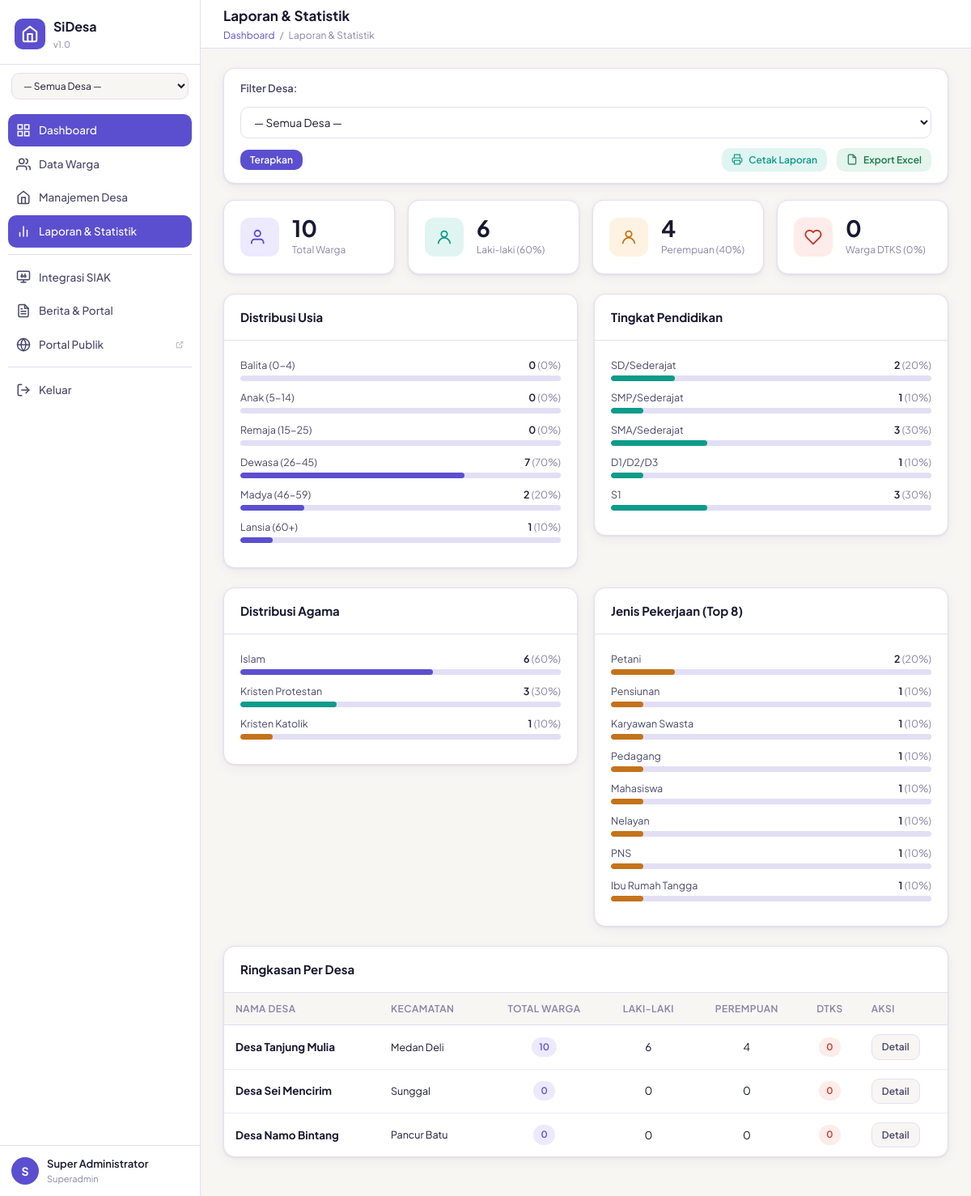
/modules/laporan/index.php (signed in), run on the app's committed database.
### tables this page shows
CREATE TABLE IF NOT EXISTS desa (
    id              INT UNSIGNED AUTO_INCREMENT PRIMARY KEY,
    kode_desa       VARCHAR(20)  NOT NULL UNIQUE COMMENT 'Kode unik desa misal: DSA-001',
    nama_desa       VARCHAR(100) NOT NULL,
    kecamatan       VARCHAR(100) NOT NULL,
    kabupaten       VARCHAR(100) NOT NULL,
    provinsi        VARCHAR(100) NOT NULL DEFAULT 'Sumatera Utara',
    kode_pos        VARCHAR(10),
    kepala_desa     VARCHAR(100),
    luas_wilayah    DECIMAL(10,2) COMMENT 'Dalam hektar',
    latitude        DECIMAL(10,8),
    longitude       DECIMAL(11,8),
    deskripsi       TEXT,
    aktif           TINYINT(1) NOT NULL DEFAULT 1,
    created_at      TIMESTAMP NOT NULL DEFAULT CURRENT_TIMESTAMP,
    updated_at      TIMESTAMP NOT NULL DEFAULT CURRENT_TIMESTAMP ON UPDATE CURRENT_TIMESTAMP,
    INDEX idx_kecamatan (kecamatan),
    INDEX idx_aktif (aktif)
);

### includes/auth.php (called while the page is built, shortened)
<?php
require_once __DIR__ . '/config.php';
function isSuperadmin(): bool {
    return ($_SESSION['peran'] ?? '') === 'superadmin';
}
function getIdDesaAktif(): ?int {
    if (isSuperadmin()) {
        return isset($_SESSION['filter_desa']) ? (int) $_SESSION['filter_desa'] : null;
    }
    return (int) ($_SESSION['id_desa'] ?? 0) ?: null;
}

### includes/config.php (called while the page is built, shortened)
<?php
function e(string $s): string {
    return htmlspecialchars($s, ENT_QUOTES, 'UTF-8');
}

### modules/laporan/index.php (the view, shortened to what this page needs)
<?php
require_once __DIR__ . '/../../includes/auth.php';
$db     = getDB();
$idDesa = getIdDesaAktif();
$fDesa  = (int) ($_GET['desa'] ?? $idDesa ?? 0);
$where  = $fDesa ? "WHERE w.id_desa=$fDesa AND w.status_hidup='Hidup'" : "WHERE w.status_hidup='Hidup'";
$wTitle = '';
$total        = $db->query("SELECT COUNT(*) FROM warga w $where")->fetchColumn();
$lakiLaki     = $db->query("SELECT COUNT(*) FROM warga w $where AND w.jenis_kelamin='L'")->fetchColumn();
$perempuan    = $db->query("SELECT COUNT(*) FROM warga w $where AND w.jenis_kelamin='P'")->fetchColumn();
$dtks         = $db->query("SELECT COUNT(*) FROM warga w $where AND w.status_dtks=1")->fetchColumn();
$agama = $db->query("SELECT agama, COUNT(*) as n FROM warga w $where GROUP BY agama ORDER BY n DESC")->fetchAll();
$pendidikan = $db->query("SELECT pendidikan, COUNT(*) as n FROM warga w $where GROUP BY pendidikan ORDER BY FIELD(pendidikan,'Tidak/Belum Sekolah','SD/Sederajat','SMP/Sederajat','SMA/Sederajat','D1/D2/D3','S1','S2','S3')")->fetchAll();
$pekerjaan = $db->query("SELECT IFNULL(pekerjaan,'Tidak/Belum Bekerja') as pekerjaan, COUNT(*) as n FROM warga w $where GROUP BY pekerjaan ORDER BY n DESC LIMIT 8")->fetchAll();
$wargaTgl = $db->query("SELECT tanggal_lahir FROM warga w $where")->fetchAll();
$grupUsia = ['Balita (0-4)'=>0,'Anak (5-14)'=>0,'Remaja (15-25)'=>0,'Dewasa (26-45)'=>0,'Madya (46-59)'=>0,'Lansia (60+)'=>0];
foreach ($wargaTgl as $w) {
    $kel = kelompokUsia(hitungUmur($w['tanggal_lahir']));
    $grupUsia[$kel]++;
}
$perDesaStat = [];
if (isSuperadmin() && !$fDesa) {
    $perDesaStat = $db->query("SELECT d.id, d.nama_desa, d.kecamatan,
        COUNT(w.id) as total,
        SUM(w.jenis_kelamin='L') as laki,
        SUM(w.jenis_kelamin='P') as perempuan,
        SUM(w.status_dtks=1) as dtks
        FROM desa d LEFT JOIN warga w ON d.id=w.id_desa AND w.status_hidup='Hidup'
        WHERE d.aktif=1 GROUP BY d.id ORDER BY total DESC")->fetchAll();
}
require_once __DIR__ . '/../../includes/header.php';
function barChart(array $data, int $total, string $colorVar = '--brand'): void {
    foreach ($data as $row) {
        $label = is_array($row) ? array_values($row)[0] : '';
        $n     = is_array($row) ? array_values($row)[1] : 0;
        $pct   = round($n / $total * 100, 1);
        echo '<div style="margin-bottom:10px">
            <div style="display:flex;justify-content:space-between;font-size:12.5px;margin-bottom:3px">
                <span style="color:var(--text-2)">' . htmlspecialchars($label) . '</span>
                <span style="font-weight:600">' . number_format($n) . ' <span style="color:var(--text-3);font-weight:400">(' . $pct . '%)</span></span>
            </div>
            <div style="background:var(--border);border-radius:4px;height:7px;overflow:hidden">
                <div style="height:100%;width:' . $pct . '%;background:' . $colorVar . ';border-radius:4px"></div>
            </div>
        </div>';
    }
}
?>
<?php if (isSuperadmin()): ?>
<form method="GET" class="card" style="padding:14px 20px;display:flex;align-items:center;gap:12px;flex-wrap:wrap;margin-bottom:20px">
    <label style="font-weight:600;font-size:13px;color:var(--text-2)">Filter Desa:</label>
    <select name="desa" style="min-width:200px">
        <option value="">— Semua Desa —</option>
    </select>
    <button type="submit" class="btn btn-primary btn-sm">Terapkan</button>
    <a href="cetak_laporan.php?desa=<?= $fDesa ?>" target="_blank" class="btn btn-teal btn-sm" style="margin-left:auto">
        <svg width="14" height="14" viewBox="0 0 24 24" fill="none" stroke="currentColor" stroke-width="2"><polyline points="6 9 6 2 18 2 18 9"/><path d="M6 18H4a2 2 0 01-2-2v-5a2 2 0 012-2h16a2 2 0 012 2v5a2 2 0 01-2 2h-2"/><rect x="6" y="14" width="12" height="8"/></svg>
        Cetak Laporan
    </a>
    <a href="export_excel.php?desa=<?= $fDesa ?>" class="btn btn-success btn-sm">
        <svg width="14" height="14" viewBox="0 0 24 24" fill="none" stroke="currentColor" stroke-width="2"><path d="M14 2H6a2 2 0 00-2 2v16a2 2 0 002 2h12a2 2 0 002-2V8z"/><polyline points="14 2 14 8 20 8"/></svg>
        Export Excel
    </a>
</form>
<?php endif; ?>
<div class="stats-grid mb-3">
    <div class="stat-card">
        <div class="stat-icon brand"><svg width="22" height="22" viewBox="0 0 24 24" fill="none" stroke="currentColor" stroke-width="2"><path d="M17 21v-2a4 4 0 00-4-4H5a4 4 0 00-4 4v2"/><circle cx="9" cy="7" r="4"/></svg></div>
        <div class="stat-info"><div class="stat-num"><?= number_format($total) ?></div><div class="stat-label">Total Warga<?= $wTitle ?></div></div>
    </div>
    <div class="stat-card">
        <div class="stat-icon teal"><svg width="22" height="22" viewBox="0 0 24 24" fill="none" stroke="currentColor" stroke-width="2"><circle cx="12" cy="8" r="4"/><path d="M20 21a8 8 0 10-16 0"/></svg></div>
        <div class="stat-info"><div class="stat-num"><?= number_format($lakiLaki) ?></div><div class="stat-label">Laki-laki (<?= $total ? round($lakiLaki/$total*100) : 0 ?>%)</div></div>
    </div>
    <div class="stat-card">
        <div class="stat-icon amber"><svg width="22" height="22" viewBox="0 0 24 24" fill="none" stroke="currentColor" stroke-width="2"><circle cx="12" cy="8" r="4"/><path d="M20 21a8 8 0 10-16 0"/></svg></div>
        <div class="stat-info"><div class="stat-num"><?= number_format($perempuan) ?></div><div class="stat-label">Perempuan (<?= $total ? round($perempuan/$total*100) : 0 ?>%)</div></div>
    </div>
    <div class="stat-card">
        <div class="stat-icon red"><svg width="22" height="22" viewBox="0 0 24 24" fill="none" stroke="currentColor" stroke-width="2"><path d="M20.84 4.61a5.5 5.5 0 00-7.78 0L12 5.67l-1.06-1.06a5.5 5.5 0 00-7.78 7.78l1.06 1.06L12 21.23l7.78-7.78 1.06-1.06a5.5 5.5 0 000-7.78z"/></svg></div>
        <div class="stat-info"><div class="stat-num"><?= number_format($dtks) ?></div><div class="stat-label">Warga DTKS (<?= $total ? round($dtks/$total*100) : 0 ?>%)</div></div>
    </div>
</div>
<div class="row mb-3">
    <div class="col-6">
        <div class="card">
            <div class="card-header"><span class="card-title">Distribusi Usia</span></div>
            <div class="card-body">
                <?php barChart(array_map(fn($k,$v)=>[$k,$v], array_keys($grupUsia), array_values($grupUsia)), $total, 'var(--brand)'); ?>
            </div>
        </div>
    </div>
    <div class="col-6">
        <div class="card">
            <div class="card-header"><span class="card-title">Tingkat Pendidikan</span></div>
            <div class="card-body">
            </div>
        </div>
    </div>
</div>
<div class="row mb-3">
    <div class="col-6">
        <div class="card">
            <div class="card-header"><span class="card-title">Distribusi Agama</span></div>
            <div class="card-body">
                <?php
                $colors = ['#5B4FCF','#0D9B8A','#C4731A','#1A7A4A','#C0392B','#888'];
                $i = 0;
                foreach ($agama as $row) {
                    $n   = $row['n'];
                    $pct = $total > 0 ? round($n / $total * 100, 1) : 0;
                    echo '<div style="margin-bottom:10px">
                        <div style="display:flex;justify-content:space-between;font-size:12.5px;margin-bottom:3px">
                            <span style="color:var(--text-2)">' . e($row['agama']) . '</span>
                            <span style="font-weight:600">' . number_format($n) . ' <span style="color:var(--text-3);font-weight:400">(' . $pct . '%)</span></span>
                        </div>
                        <div style="background:var(--border);border-radius:4px;height:7px;overflow:hidden">
                            <div style="height:100%;width:' . $pct . '%;background:' . $colors[$i % count($colors)] . ';border-radius:4px"></div>
                        </div>
                    </div>';
                    $i++;
                }
                ?>
            </div>
        </div>
    </div>
    <div class="col-6">
        <div class="card">
            <div class="card-header"><span class="card-title">Jenis Pekerjaan (Top 8)</span></div>
            <div class="card-body">
            </div>
        </div>
    </div>
</div>
<?php if (!empty($perDesaStat)): ?>
<div class="card mb-3">
    <div class="card-header"><span class="card-title">Ringkasan Per Desa</span></div>
    <div class="table-wrap">
        <table class="dt">
            <thead>
                <tr><th>Nama Desa</th><th>Kecamatan</th><th style="text-align:center">Total Warga</th><th style="text-align:center">Laki-laki</th><th style="text-align:center">Perempuan</th><th style="text-align:center">DTKS</th><th>Aksi</th></tr>
            </thead>
            <tbody>
                <?php foreach ($perDesaStat as $row): ?>
                <tr>
                    <td><strong><?= e($row['nama_desa']) ?></strong></td>
                    <td style="font-size:12.5px"><?= e($row['kecamatan']) ?></td>
                    <td style="text-align:center"><span class="badge badge-brand"><?= number_format($row['total']) ?></span></td>
                    <td style="text-align:center"><?= number_format($row['laki']) ?></td>
                    <td style="text-align:center"><?= number_format($row['perempuan']) ?></td>
                    <td style="text-align:center"><span class="badge badge-red"><?= number_format($row['dtks']) ?></span></td>
                    <td><a href="?desa=<?= $row['id'] ?>" class="btn btn-secondary btn-sm">Detail</a></td>
                </tr>
                <?php endforeach; ?>
            </tbody>
        </table>
    </div>
</div>
<?php endif; ?>
<?php require_once __DIR__ . '/../../includes/footer.php'; ?>

### assets/css/style.css (style rules this page uses)
:root { --bg: #F7F6F3; --surface: #FFFFFF; --surface-2: #F1EFF9; --border: #E2DFF5; --border-soft: #EDE9FF; --text-1: #1A1830; --text-2: #4A4769; --text-3: #8884A8; --brand: #5B4FCF; --brand-dark: #3D35A8; --brand-light: #EDE9FF; --brand-glow: rgba(91,79,207,0.12); --teal: #0D9B8A; --teal-light: #E0F5F2; --amber: #C4731A; --amber-light: #FEF3E2; --red: #C0392B; --red-light: #FDECEA; --green: #1A7A4A; --green-light: #E3F5EC; --sidebar-w: 248px; --radius: 10px; --radius-lg: 14px; --shadow: 0 1px 3px rgba(30,20,80,0.08), 0 4px 16px rgba(30,20,80,0.05); --shadow-md: 0 4px 12px rgba(30,20,80,0.12), 0 1px 3px rgba(30,20,80,0.08); }
*, *::before, *::after { box-sizing: border-box; margin: 0; padding: 0; }
body { font-family: 'Plus Jakarta Sans', sans-serif; background: var(--bg); color: var(--text-1); font-size: 14px; line-height: 1.6; display: flex; min-height: 100vh; }
.card { background: var(--surface); border: 1px solid var(--border); border-radius: var(--radius-lg); box-shadow: var(--shadow); }
.card-header { padding: 16px 20px; border-bottom: 1px solid var(--border); display: flex; align-items: center; justify-content: space-between; gap: 12px; }
.card-title { font-size: 15px; font-weight: 700; color: var(--text-1); }
.card-body { padding: 20px; }
.stats-grid { display: grid; grid-template-columns: repeat(auto-fit, minmax(200px, 1fr)); gap: 16px; margin-bottom: 24px; }
.stat-card { background: var(--surface); border: 1px solid var(--border); border-radius: var(--radius-lg); padding: 20px; display: flex; align-items: center; gap: 16px; box-shadow: var(--shadow); transition: box-shadow 0.2s, transform 0.15s; }
.stat-icon { width: 48px; height: 48px; border-radius: 12px; display: flex; align-items: center; justify-content: center; flex-shrink: 0; }
.stat-icon.brand { background: var(--brand-light); color: var(--brand); }
.stat-icon.teal { background: var(--teal-light); color: var(--teal); }
.stat-icon.amber { background: var(--amber-light); color: var(--amber); }
.stat-icon.red { background: var(--red-light); color: var(--red); }
.stat-num { font-size: 28px; font-weight: 700; color: var(--text-1); line-height: 1; }
.stat-label { font-size: 12px; color: var(--text-3); margin-top: 3px; }
.stat-info { flex: 1; }
.table-wrap { overflow-x: auto; }
table.dt { width: 100%; border-collapse: collapse; }
table.dt thead th { padding: 10px 14px; text-align: left; font-size: 12px; font-weight: 600; text-transform: uppercase; letter-spacing: 0.04em; color: var(--text-3); background: var(--bg); border-bottom: 1px solid var(--border); white-space: nowrap; }
table.dt tbody td { padding: 11px 14px; border-bottom: 1px solid var(--border-soft); font-size: 13.5px; vertical-align: middle; }
table.dt tbody tr:last-child td { border-bottom: none; }
.badge { display: inline-flex; align-items: center; padding: 3px 9px; border-radius: 20px; font-size: 11.5px; font-weight: 600; }
.badge-red { background: var(--red-light); color: var(--red); }
.badge-brand { background: var(--brand-light); color: var(--brand); }
label { font-size: 12.5px; font-weight: 600; color: var(--text-2); }
input[type=text], input[type=date], input[type=email], input[type=tel], input[type=number], select, textarea { padding: 9px 12px; border: 1px solid var(--border); border-radius: var(--radius); font-family: inherit; font-size: 13.5px; color: var(--text-1); background: var(--surface); transition: border-color 0.15s, box-shadow 0.15s; width: 100%; }
.btn { display: inline-flex; align-items: center; justify-content: center; gap: 7px; padding: 9px 18px; border-radius: var(--radius); font-family: inherit; font-size: 13.5px; font-weight: 600; cursor: pointer; transition: background 0.15s, box-shadow 0.15s, transform 0.1s; border: none; text-decoration: none; white-space: nowrap; }
.btn-primary { background: var(--brand); color: #fff; }
.btn-secondary { background: var(--bg); color: var(--text-2); border: 1px solid var(--border); }
.btn-success { background: var(--green-light); color: var(--green); }
.btn-teal { background: var(--teal-light); color: var(--teal); }
.btn-sm { padding: 5px 12px; font-size: 12px; }
.row { display: flex; gap: 20px; flex-wrap: wrap; }
.col-6 { flex: 1; min-width: 280px; }
.mb-3 { margin-bottom: 24px; }

### data on the page
desa: nama_desa "Desa Tanjung Mulia", kecamatan "Medan Deli", total "10", laki "6", perempuan "4", dtks "0"
desa: nama_desa "Desa Sei Mencirim", kecamatan "Sunggal", total "0", laki "0", perempuan "0", dtks "0"
desa: nama_desa "Desa Namo Bintang", kecamatan "Pancur Batu", total "0", laki "0", perempuan "0", dtks "0"

### other printed values
substr($_SESSION['nama_lengkap'] ?? 'U', 0, 1) "S"
$_SESSION['nama_lengkap'] "Super Administrator"
str_replace('_', ' ', $_SESSION['peran'] ?? '') "Superadmin"
$pageTitle "Laporan & Statistik"
$label "Dashboard"
$label "Laporan & Statistik"
$total "10"
$lakiLaki "6"
$lakiLaki/$total*100 "60"
$perempuan "4"
$perempuan/$total*100 "40"
$dtks "0"
$dtks/$total*100 "0"
$label "Balita (0-4)"
$n "0"
